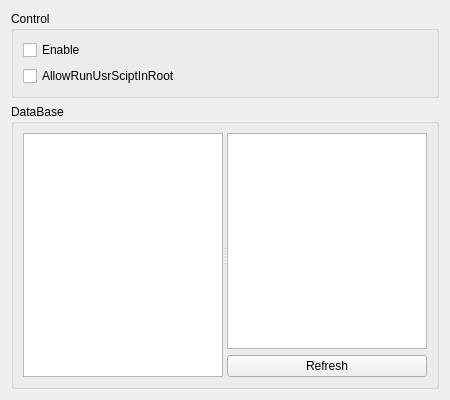
<?xml version="1.0" encoding="UTF-8"?>
<ui version="4.0">
 <class>ScriptSettingDialog</class>
 <widget class="QWidget" name="ScriptSettingDialog">
  <property name="geometry">
   <rect>
    <x>0</x>
    <y>0</y>
    <width>450</width>
    <height>400</height>
   </rect>
  </property>
  <property name="windowTitle">
   <string notr="true"/>
  </property>
  <layout class="QVBoxLayout" name="verticalLayout">
   <item>
    <widget class="QGroupBox" name="groupBox">
     <property name="sizePolicy">
      <sizepolicy hsizetype="Preferred" vsizetype="Maximum">
       <horstretch>0</horstretch>
       <verstretch>0</verstretch>
      </sizepolicy>
     </property>
     <property name="title">
      <string>Control</string>
     </property>
     <layout class="QVBoxLayout" name="verticalLayout_2">
      <item>
       <widget class="QCheckBox" name="cbEnable">
        <property name="text">
         <string>Enable</string>
        </property>
       </widget>
      </item>
      <item>
       <widget class="QCheckBox" name="cbAllowUsrScript">
        <property name="text">
         <string>AllowRunUsrSciptInRoot</string>
        </property>
       </widget>
      </item>
     </layout>
    </widget>
   </item>
   <item>
    <widget class="QGroupBox" name="groupBox_2">
     <property name="title">
      <string>DataBase</string>
     </property>
     <layout class="QVBoxLayout" name="verticalLayout_4">
      <item>
       <widget class="QSplitter" name="splitter">
        <property name="orientation">
         <enum>Qt::Horizontal</enum>
        </property>
        <widget class="QListWidget" name="listWidget"/>
        <widget class="QWidget" name="layoutWidget">
         <layout class="QVBoxLayout" name="verticalLayout_3">
          <item>
           <widget class="QTextBrowser" name="textBrowser"/>
          </item>
          <item>
           <widget class="QPushButton" name="btnRefresh">
            <property name="text">
             <string>Refresh</string>
            </property>
           </widget>
          </item>
         </layout>
        </widget>
       </widget>
      </item>
     </layout>
    </widget>
   </item>
  </layout>
 </widget>
 <resources/>
 <connections/>
</ui>
